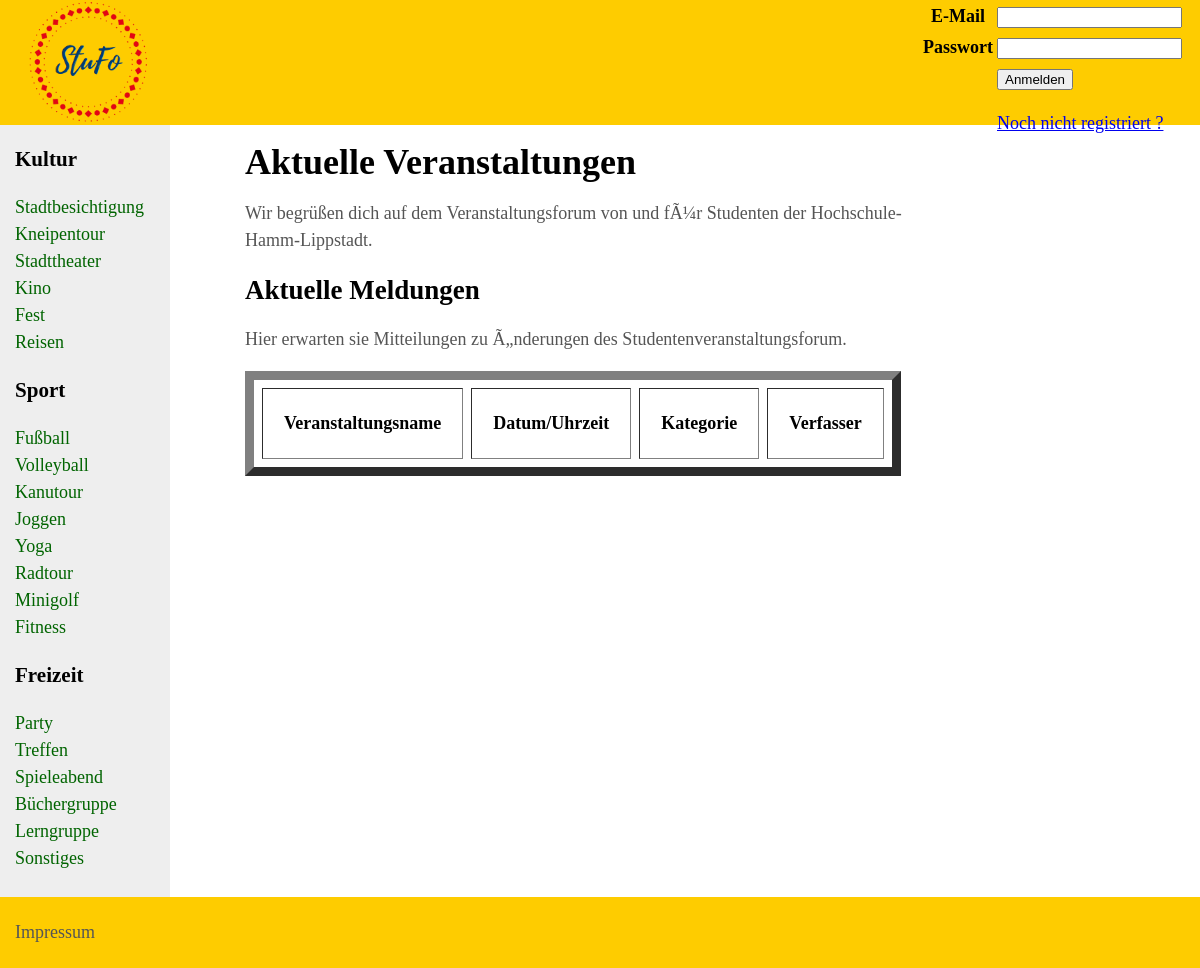
/, run on an earlier commit of the app's database.
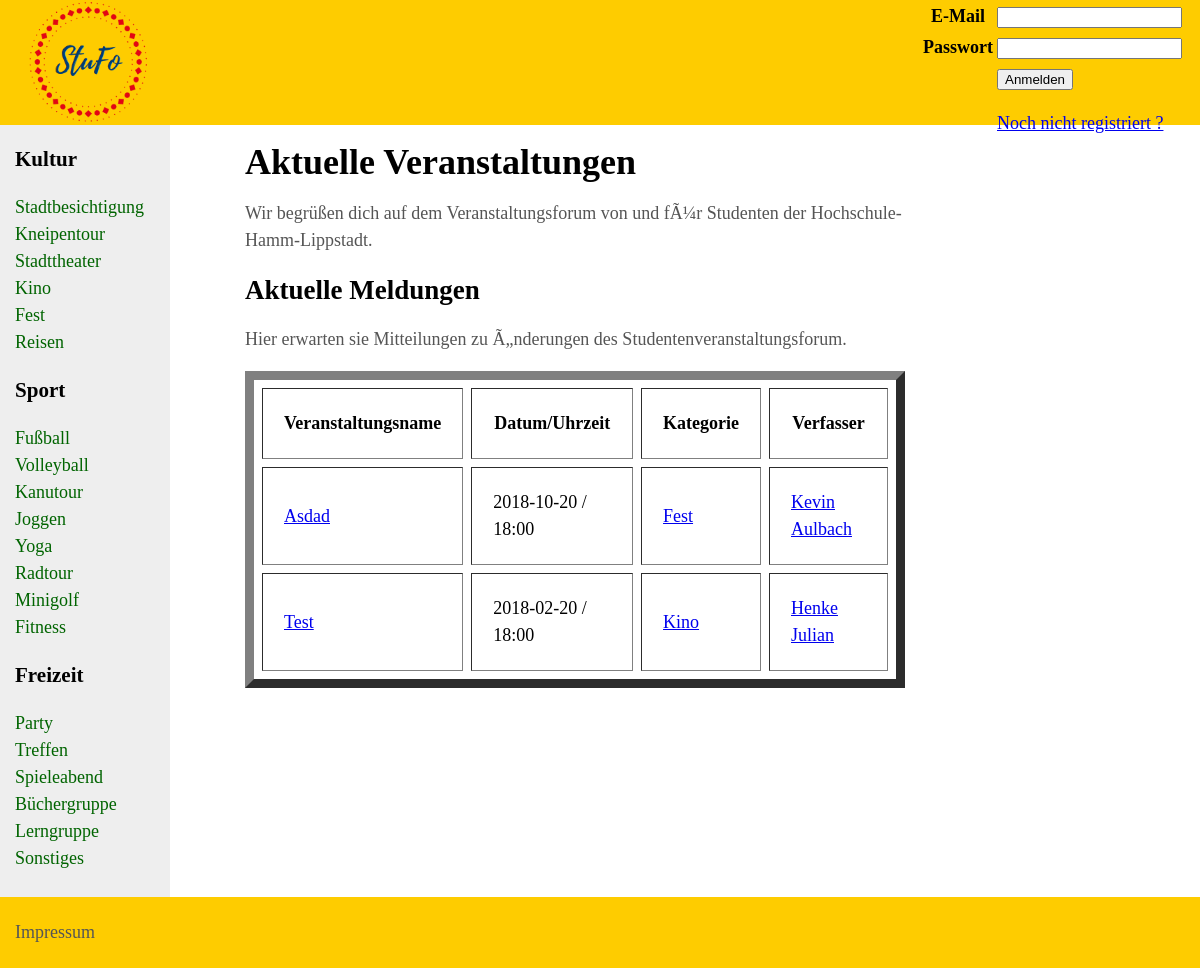
And on a later commit of the database.
### tables this page shows
CREATE TABLE `veranstaltung` (
  `VeranstaltungsID` bigint(255) NOT NULL,
  `Ersteller` bigint(255) NOT NULL,
  `Kategorie` bigint(255) NOT NULL,
  `Veranstaltungsname` varchar(40) NOT NULL,
  `Datum` date NOT NULL,
  `Uhrzeit` time(6) NOT NULL,
  `Beschreibung` text NOT NULL,
  `Teilnehmerzahl` int(11) NOT NULL,
  `Ort` varchar(250) NOT NULL
);

CREATE TABLE `kategorie` (
  `KategorieID` bigint(255) NOT NULL,
  `Bezeichnung` varchar(40) NOT NULL
);

CREATE TABLE `benutzer` (
  `BenutzerID` bigint(255) NOT NULL,
  `EMail` varchar(40) NOT NULL,
  `Passwort` varchar(250) NOT NULL,
  `Name` varchar(20) NOT NULL,
  `Vorname` varchar(20) NOT NULL,
  `Geschlecht` varchar(8) NOT NULL,
  `Studiengang` varchar(100) NOT NULL,
  `Geburtstag` date NOT NULL,
  `Profilbild` varchar(1000) DEFAULT NULL,
  `Session` varchar(32) DEFAULT NULL
);

### Loginverwaltung.php (the view, shortened to what this page needs)
<?php
function tabelleAlleVeranstaltungen()
{
    $con = mysqli_connect('localhost', 'test', '12345678', 'SVF') or die(mysql_error());
    $sql = "SELECT a.VeranstaltungsID, a.Veranstaltungsname, a.Datum, a.Uhrzeit, b.BenutzerID, b.Vorname, b.Name, c.KategorieID, c.Bezeichnung
             FROM veranstaltung AS a
             LEFT JOIN benutzer AS b  ON (a.Ersteller = b.BenutzerID)
             LEFT JOIN kategorie AS c ON (a.Kategorie = c.KategorieID)";
    $result = mysqli_query($con, $sql);
    while ($zeile = mysqli_fetch_array($result, MYSQLI_ASSOC)) {
        echo "<tr>";
        echo "<td><a href='Veranstaltung.php?page=" . $zeile['VeranstaltungsID'] . "'>" . $zeile['Veranstaltungsname'] . "</a> </td>";
        echo "<td>" . $zeile['Datum'] . " / " . substr($zeile['Uhrzeit'], 0, 5) . "</td>";
        echo "<td><a href='Index.php?page=" . $zeile['KategorieID'] . "'>" . $zeile['Bezeichnung'] . "</a> </td>";
        echo "<td><a href='Profil.php?page=" . $zeile['BenutzerID'] . "'>" . $zeile['Vorname'] . " " . $zeile['Name'] . "</a> </td>";
        echo "</tr>";
    }
}
?>

What changed in the data, as far as the page shows it:
added veranstaltung: Veranstaltungsname "Asdad", Datum "2018-10-20", Uhrzeit "18:00", Kategorie.Bezeichnung "Fest", Ersteller.Vorname "Kevin", Ersteller.Name "Aulbach"
added veranstaltung: Veranstaltungsname "Test", Datum "2018-02-20", Uhrzeit "18:00", Kategorie.Bezeichnung "Kino", Ersteller.Vorname "Henke", Ersteller.Name "Julian"
